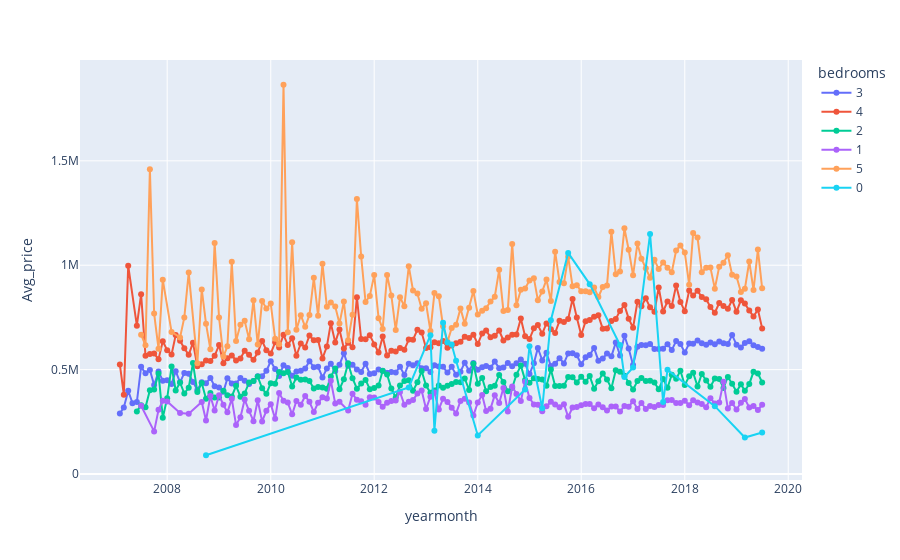

Here is the notebook cell this chart was saved with:
### Code cell
q4=pd.DataFrame(df2.groupby(['yearmonth','bedrooms'])['price'].mean()).rename(columns={'price':'Avg_price'}).reset_index()

px.line(q4,x='yearmonth',y='Avg_price',color='bedrooms',render_mode='auto',markers=True)

### Figure 1 — Plotly figure (JSON) as saved in the notebook; plotly's stock layout.template omitted (floating-point values rounded to 4 significant figures; data arrays with more than 128 entries replaced by an {"elided": "..."} marker saying what was removed)
{"data": [{"hovertemplate": "bedrooms=3<br>yearmonth=%{x}<br>Avg_price=%{y}<extra></extra>", "legendgroup": "3", "line": {"color": "#636efa", "dash": "solid"}, "marker": {"symbol": "circle"}, "mode": "markers+lines", "name": "3", "orientation": "v", "showlegend": true, "type": "scatter", "visible": true, "x": {"elided": "150 str values"}, "xaxis": "x", "y": {"elided": "150 float values"}, "yaxis": "y"}, {"hovertemplate": "bedrooms=4<br>yearmonth=%{x}<br>Avg_price=%{y}<extra></extra>", "legendgroup": "4", "line": {"color": "#EF553B", "dash": "solid"}, "marker": {"symbol": "circle"}, "mode": "markers+lines", "name": "4", "orientation": "v", "showlegend": true, "type": "scatter", "visible": true, "x": {"elided": "149 str values"}, "xaxis": "x", "y": {"elided": "149 float values"}, "yaxis": "y"}, {"hovertemplate": "bedrooms=2<br>yearmonth=%{x}<br>Avg_price=%{y}<extra></extra>", "legendgroup": "2", "line": {"color": "#00cc96", "dash": "solid"}, "marker": {"symbol": "circle"}, "mode": "markers+lines", "name": "2", "orientation": "v", "showlegend": true, "type": "scatter", "visible": true, "x": {"elided": "146 str values"}, "xaxis": "x", "y": {"elided": "146 float values"}, "yaxis": "y"}, {"hovertemplate": "bedrooms=1<br>yearmonth=%{x}<br>Avg_price=%{y}<extra></extra>", "legendgroup": "1", "line": {"color": "#ab63fa", "dash": "solid"}, "marker": {"symbol": "circle"}, "mode": "markers+lines", "name": "1", "orientation": "v", "showlegend": true, "type": "scatter", "visible": true, "x": {"elided": "137 str values"}, "xaxis": "x", "y": {"elided": "137 float values"}, "yaxis": "y"}, {"hovertemplate": "bedrooms=5<br>yearmonth=%{x}<br>Avg_price=%{y}<extra></extra>", "legendgroup": "5", "line": {"color": "#FFA15A", "dash": "solid"}, "marker": {"symbol": "circle"}, "mode": "markers+lines", "name": "5", "orientation": "v", "showlegend": true, "type": "scatter", "visible": true, "x": {"elided": "142 str values"}, "xaxis": "x", "y": {"elided": "142 float values"}, "yaxis": "y"}, {"hovertemplate": "bedrooms=0<br>yearmonth=%{x}<br>Avg_price=%{y}<extra></extra>", "legendgroup": "0", "line": {"color": "#19d3f3", "dash": "solid"}, "marker": {"symbol": "circle"}, "mode": "markers+lines", "name": "0", "orientation": "v", "showlegend": true, "type": "scatter", "visible": true, "x": ["2008-10", "2012-09", "2013-02", "2013-03", "2013-05", "2013-06", "2013-07", "2013-08", "2014-01", "2014-12", "2015-01", "2015-04", "2015-06", "2015-10", "2016-03", "2016-10", "2016-11", "2017-01", "2017-05", "2017-08", "2017-09", "2018-08", "2019-03", "2019-07"], "xaxis": "x", "y": [90000, 415000, 665000, 207500, 725000, 630000, 620000, 543000, 185000, 405000, 612500, 315000, 736500, 1059000, 909500, 617500, 465000, 510000, 1150000, 344500, 499000, 325000, 175000, 199000], "yaxis": "y"}], "layout": {"autosize": true, "legend": {"title": {"text": "bedrooms"}, "tracegroupgap": 0}, "margin": {"t": 60}, "xaxis": {"anchor": "y", "autorange": true, "domain": [0, 1], "range": ["2006-04-28 19:46:56.7364", "2020-04-04 04:13:03.2636"], "title": {"text": "yearmonth"}, "type": "date"}, "yaxis": {"anchor": "x", "autorange": true, "domain": [0, 1], "range": [-47380.0, 2002000.0], "title": {"text": "Avg_price"}, "type": "linear"}}}
